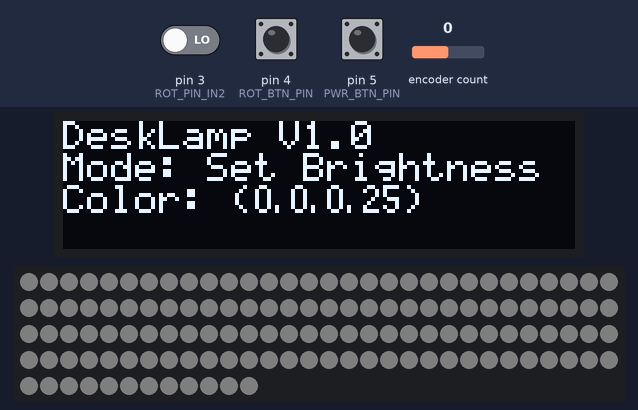
This sketch was run on a simulated Arduino Uno, built with avr-gcc and run on an emulated ATmega328P. On the bench: 128×32 one-colour display, 132 RGB LEDs in strip order, left to right, continuing on the next row. The test bench sets the inputs (shaded band); at power-on: pin 5 (PWR_BTN_PIN) HIGH, pin 4 (ROT_BTN_PIN) HIGH, encoder count 0, pin 3 (ROT_PIN_IN2) LOW. Dim RGB values are drawn brighter than linear; EEPROM starts erased; what the sketch prints to the serial monitor is not drawn.

Above: at 1.3 s.
1.4 s: pin 5 (PWR_BTN_PIN) pulled LOW for 0.15 s
At 3.6 s:
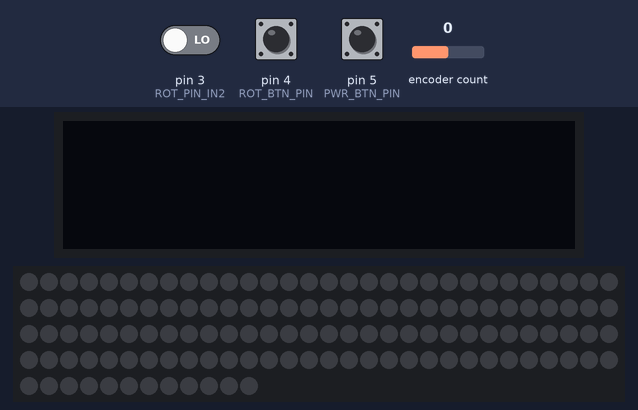
4.1 s: pin 4 (ROT_BTN_PIN) pulled LOW for 0.15 s
At 5.2 s:
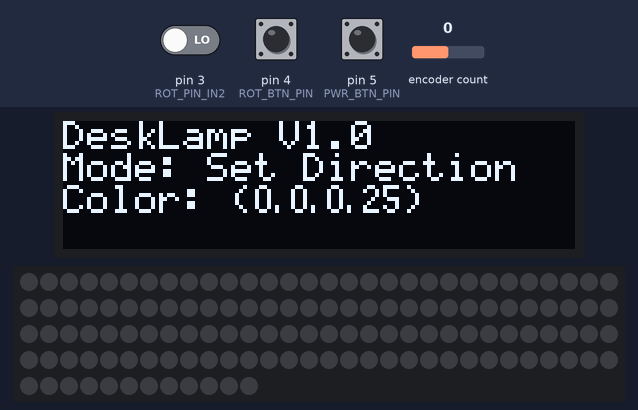
5.7 s: encoder count set to 1
At 6.3 s:
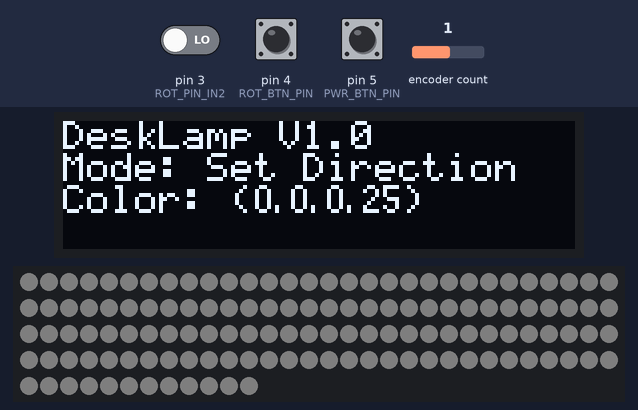
7.2 s: pin 4 (ROT_BTN_PIN) pulled LOW for 1 s
At 7.6 s:
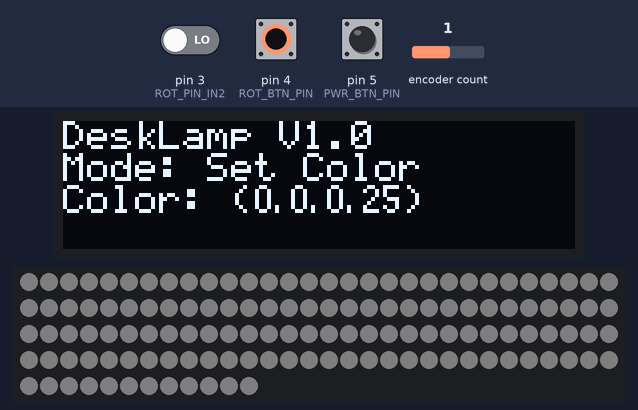
9.7 s: encoder count set to 2
At 10.5 s:
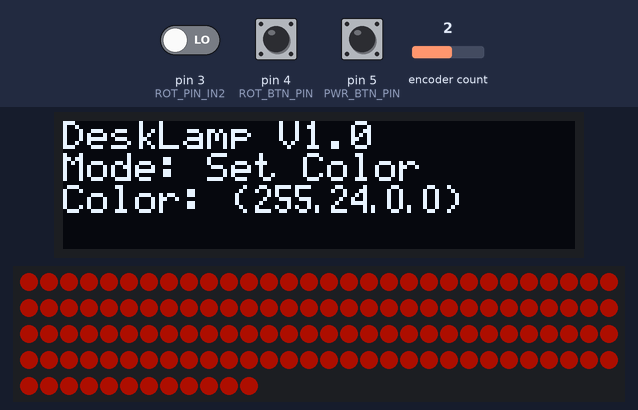
11.2 s: pin 5 (PWR_BTN_PIN) pulled LOW for 3.2 s
At 14.9 s:
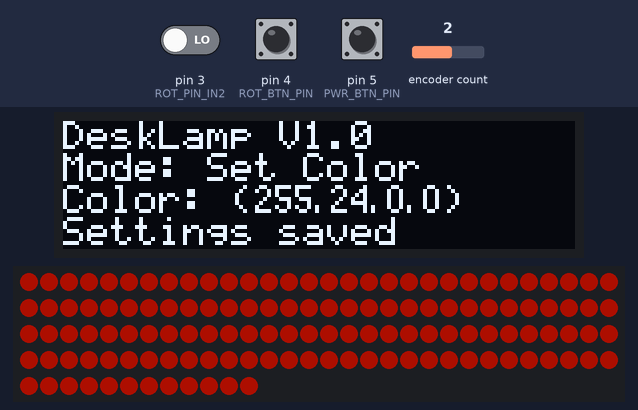
Timing chart, 0 to 16.4 s (numbered marks = the images above; inputs shaded):
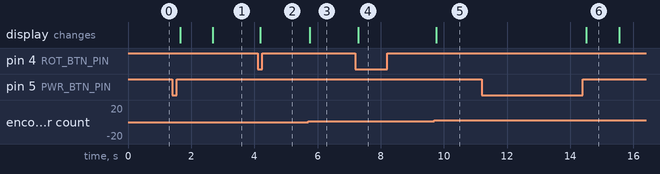

Measured:
- after the input at 1.4 s, the display: first changes after 0.26 s (image 1 shows a later state)
- after the input at 4.1 s, the display: changes after 0.09 s (image 2)
- after the input at 7.2 s, the display: changes after 0.09 s (image 4)
- after the input at 9.7 s, the display: changes after 0.06 s (image 5)
- after the input at 11.2 s, the display: changes after 3.3 s (image 6)

The sketch:

DeskLamp.ino
```cpp
#include <SSD1306Ascii.h>
#include <SSD1306AsciiWire.h>
#include <Adafruit_NeoPixel.h>
#include <ezButton.h>
#include <RotaryEncoder.h>
#include <EEPROM.h>

#define I2C_ADDRESS 0x3C

#define ROT_PIN_IN1 2
#define ROT_PIN_IN2 3
#define ROT_BTN_PIN 4
#define PWR_BTN_PIN 5
#define LED_PIN 10

// How many NeoPixels are attached to the Arduino?
#define LED_COUNT 132

// constants

const int SHORT_PRESS_TIME = 1000; // 1000 milliseconds
const int LONG_PRESS_TIME  = 2000; // 1000 milliseconds

// global variables
bool stripON = true;
int red = 0;
int green = 0;
int blue = 0;
int white = 25;
int mode = 0;
int dir = 6;
int maxBrightness = 50;

//HSV TEST
uint16_t hue = 0;

unsigned long pressedTime  = 0;
unsigned long releasedTime = 0;

Adafruit_NeoPixel strip(LED_COUNT, LED_PIN, NEO_GRBW + NEO_KHZ800);

ezButton powerButton(PWR_BTN_PIN);
ezButton rotaryButton(ROT_BTN_PIN);

RotaryEncoder *encoder = nullptr;

SSD1306AsciiWire oled;

void ledOn() {
  Serial.print("Set LEDcolor: (R,G,B,W) (");
  Serial.print(red);
  Serial.print(", ");
  Serial.print(green);
  Serial.print(", ");
  Serial.print(blue);
  Serial.print(", ");
  Serial.print(white);
  Serial.println(")");
  updateDisplay("");
  switch (dir) {
    case 0:
      strip.fill(strip.Color(red,green,blue,white), 0, LED_COUNT/3);
      strip.fill(strip.Color(0,0,0,0), LED_COUNT/3, LED_COUNT/3);
      strip.fill(strip.Color(0,0,0,0), LED_COUNT/3*2, LED_COUNT/3);
      strip.show();
      break;
    case 1:
      strip.fill(strip.Color(0,0,0,0), 0, LED_COUNT/3);
      strip.fill(strip.Color(red,green,blue,white), LED_COUNT/3, LED_COUNT/3);
      strip.fill(strip.Color(0,0,0,0), LED_COUNT/3*2, LED_COUNT/3);
      strip.show();
      break;
    case 2:
      strip.fill(strip.Color(0,0,0,0), 0, LED_COUNT/3);
      strip.fill(strip.Color(0,0,0,0), LED_COUNT/3, LED_COUNT/3);
      strip.fill(strip.Color(red,green,blue,white), LED_COUNT/3*2, LED_COUNT/3);
      strip.show();
      break;
    case 3:
      strip.fill(strip.Color(red,green,blue,white), 0, LED_COUNT/3);
      strip.fill(strip.Color(0,0,0,0), LED_COUNT/3, LED_COUNT/3);
      strip.fill(strip.Color(red,green,blue,white), LED_COUNT/3*2, LED_COUNT/3);
      strip.show();
      break;
    case 4:
      strip.fill(strip.Color(red,green,blue,white), 0, LED_COUNT/3);
      strip.fill(strip.Color(red,green,blue,white), LED_COUNT/3, LED_COUNT/3);
      strip.fill(strip.Color(0,0,0,0), LED_COUNT/3*2, LED_COUNT/3);
      strip.show();
      break;
    case 5:
      strip.fill(strip.Color(0,0,0,0), 0, LED_COUNT/3);
      strip.fill(strip.Color(red,green,blue,white), LED_COUNT/3, LED_COUNT/3);
      strip.fill(strip.Color(red,green,blue,white), LED_COUNT/3*2, LED_COUNT/3);
      strip.show();
      break;
    case 6:
      strip.fill(strip.Color(red,green,blue,white), 0, LED_COUNT);
      strip.show();
      break;
  }
}

void ledOff() {
  strip.fill(strip.Color(0,0,0,0), 0, LED_COUNT);
  strip.show();
}


void toggleOnOff() {
  if (stripON) {
    updateDisplay("Powering OFF");
    ledOff();
    stripON = false;
    Serial.println("LEDs off");
    delay(1000);
    oled.clear();
  }
  else {
    ledOn();
    stripON = true;
    Serial.println("LEDs on");
  }
}

void memorize() {
  Serial.println("memorize");
  EEPROM.update(0, 1);
  EEPROM.update(1, red); // Red
  EEPROM.update(2, green); // Green
  EEPROM.update(3, blue); // Blue
  EEPROM.update(4, white); // White
  EEPROM.update(5, dir); // Direction
  updateDisplay("Settings saved");
  delay(1000);
  updateDisplay("");
}

void readFromEEPROM() {
  if (EEPROM.read(0) == 1) {
    Serial.println("Read values from EEPROM");
    red = EEPROM.read(1); // Red
    green = EEPROM.read(2); // Green
    blue = EEPROM.read(3); // Blue
    white = EEPROM.read(4); // White
    Serial.print("White: ");
    Serial.println(white);
    dir = EEPROM.read(5); // Direction
  }
}

void changeMode() {
  mode = (mode + 1) % 4;
  Serial.print("mode: ");
  Serial.print(mode);
  Serial.print(" ");
  switch (mode) {
    case 0:
      Serial.println("brightness");
      break;
    case 1:
      Serial.println("direction");
      break;
    case 2:
      Serial.println("color");
      break;
    case 3:
      Serial.println("white");
      break;
    default:
      Serial.println("undefined");
      break;
  }
  updateDisplay("");
}

void setLightDirection(int delta) {
  if (stripON) {
    dir = dir + delta;
    if (dir > 6) {
      dir = 0;
    }
    if (dir < 0) {
      dir = 6;
    }
  }
  ledOn();
  Serial.print("direction:");
  Serial.println(dir);
}

void changeBrightness(int delta) {
  int brightnessChange = delta * 10;
  if (stripON) {
    if (red != 0) {
      red = red + brightnessChange;
      if (red > 255) { red = 255; }
      if (red < 15)  { red =  15; }
    }
    if (green != 0) {
      green = green + brightnessChange;
      if (green > 255) { green = 255; }
      if (green < 15)  { green =  15; }
    }
    if (blue != 0) {
      blue = blue + brightnessChange;
      if (blue > 255) { blue = 255; }
      if (blue < 15)  { blue =  15; }
    }
    if (white != 0) {
      white = white + brightnessChange;
      if (white > 255) { white = 255; }
      if (white < 15)  { white =  15; }
    }
    ledOn();
  }
}

void checkPosition()
{
  encoder->tick(); // just call tick() to check the state.
}

void setWhite() {
  red = 0;
  green = 0;
  blue = 0;
  white = 125;
  ledOn();
  Serial.println("reset to white");
}

void setColor(int delta) {
  hue = hue + delta * 1024;
  Serial.print("HUE Value: ");
  Serial.println(hue);
  union {
    uint32_t rgbcolor;
    uint8_t temp_array[4];
  } u;
  u.rgbcolor = strip.ColorHSV(hue);
  red = u.temp_array[2];
  green = u.temp_array[1];
  blue = u.temp_array[0];
  white = u.temp_array[3];
  ledOn();
}

int updatePosition(int input) {
  int pos = input;
  int newPos = encoder->getPosition();
  if (pos != newPos) {
    switch (mode) {
      case 0:
        changeBrightness(newPos - pos);
        break;
      case 1:
        setLightDirection(newPos - pos);
        break;
      case 2:
        setColor(newPos - pos);
        break;
      case 3:
        setWhite();
        break;
    }
    pos = newPos;
  }
  return pos;
}

void checkPowerButton() {
  if(powerButton.isPressed())
    pressedTime = millis();

  if(powerButton.isReleased()) {
    releasedTime = millis();

    long pressDuration = releasedTime - pressedTime;

    if( pressDuration < SHORT_PRESS_TIME )
      toggleOnOff();

    if( pressDuration > LONG_PRESS_TIME )
      memorize();
  }
}

void checkRotaryButton() {
  if(rotaryButton.isPressed()) {
    changeMode();
  }
}

void updateDisplay(String message) {
  oled.clear();
  oled.setFont(System5x7);
  oled.println("DeskLamp V1.0");
  oled.print("Mode: ");
  switch (mode) {
    case 0:
      oled.println("Set Brightness");
      break;
    case 1:
      oled.println("Set Direction");
      break;
    case 2:
      oled.println("Set Color");
      break;
    case 3:
      oled.println("Set White");
      break;
    default:
      oled.println("undefined");
      break;
  }
  oled.print("Color: (");
  oled.setFont(Iain5x7);
  oled.print(red);
  oled.print(", ");
  oled.print(green);
  oled.print(", ");
  oled.print(blue);
  oled.print(", ");
  oled.print(white);
  oled.setFont(System5x7);
  oled.println(")");
  oled.println(message);
}

// setup() function -- runs once at startup --------------------------------

void setup() {

  Serial.begin(115200);
  while (!Serial)
    ;
  Serial.println("DeskLamp started");

  readFromEEPROM();

  encoder = new RotaryEncoder(ROT_PIN_IN1, ROT_PIN_IN2, RotaryEncoder::LatchMode::FOUR3);
  attachInterrupt(digitalPinToInterrupt(ROT_PIN_IN1), checkPosition, CHANGE);
  attachInterrupt(digitalPinToInterrupt(ROT_PIN_IN2), checkPosition, CHANGE);

  Wire.begin();
  Wire.setClock(400000L);
  oled.begin(&Adafruit128x32, I2C_ADDRESS);

  updateDisplay("");

  powerButton.setDebounceTime(50);
  rotaryButton.setDebounceTime(50);

  strip.begin();
  strip.show();
  strip.setBrightness(maxBrightness);

  ledOn();
}

// loop() function -- runs repeatedly as long as board is on ---------------

void loop() {
  static int pos = 0;
  powerButton.loop();
  rotaryButton.loop();
  pos = updatePosition(pos);
  checkPowerButton();
  checkRotaryButton();
}
```
